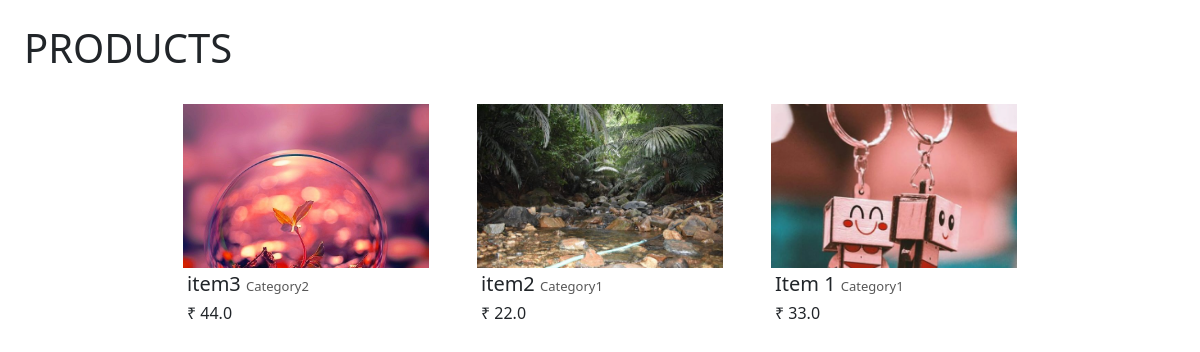
The app's page /, older data.
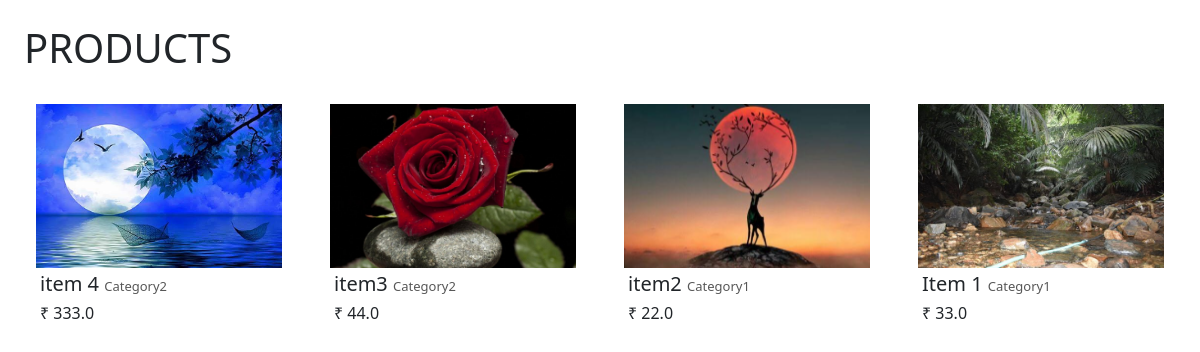
The same page, newer data.
### Items/models.py (models this page shows, shortened)
class Items(models.Model):
    name = models.CharField(max_length=200)
    price = models.DecimalField(max_digits=10, decimal_places= True)
    description = models.TextField(null = True , blank = True)
    image = models.ImageField(upload_to= 'static/itemimages')
    category = models.ForeignKey(Category, on_delete=models.CASCADE)
    tags = models.ManyToManyField(Tags, blank = True)
    created = models.DateTimeField(auto_now_add=True)
    disp_imgs = models.ManyToManyField(DisplayImages, blank = True)
    class Meta:
        ordering = ['-created']

class Category(models.Model):
    name = models.CharField(max_length=200)
    def __str__(self):
        return self.name

### Items/views.py (the view)
# urls.py: path('', views.home, name='home' )
def home(request):
    items = Items.objects.all()
    context = {'items': items}
    return render(request, 'Items/Products.html',context)

### Items/templates/Items/Products.html
{% extends './Basic.html' %} {% block content %}
<h1>PRODUCTS</h1>
<div class="row position-relative d-flex justify-content-center">
  {% for item in items %}
  <div class="col-3 p-4" onclick="">
    <div class="img-holder">
      <img
        style="width: 100%; aspect-ratio: 1.5; object-fit: cover"
        src="{{item.image.url}}"
        alt=""
      />
    </div>
    <div class="details p-1">
      <h5>
        {{item.name}} {{" "}}
        <span class="category">{{item.category}}</span>
      </h5>
      <h6>&#8377; {{item.price}}</h6>
    </div>
  </div>
  {% endfor %}
</div>
<br />
{% endblock %}

Row changes from the older to the newer data that the page shows:
added Items: image (picture), name "item 4", category "Category2", price "333.0"
changed Items "item3": image: a different picture
changed Items "item2": image: a different picture
changed Items "Item 1": image: a different picture
